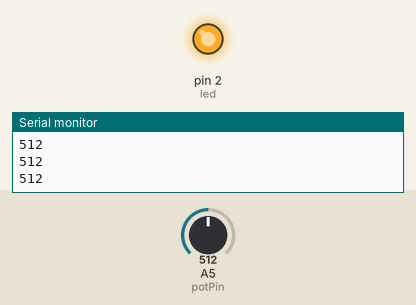
A sketch run on a simulated Arduino Uno, built with avr-gcc and run on an emulated ATmega328P. On the bench: output pins drawn as LEDs (lit = HIGH), the last lines printed to the serial monitor. The inputs (shaded band) are chosen by the test bench; at power-on: A5 (potPin) = 512.

Above: at 1.2 s.
1.3 s: A5 (potPin) set to 214
2.8 s: A5 (potPin) set to 190
At 4.0 s:
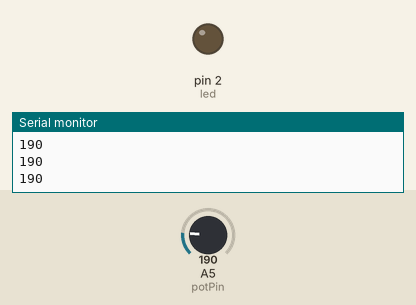
4.3 s: A5 (potPin) set to 210
At 5.1 s:
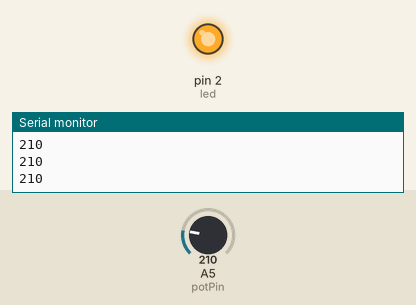
5.8 s: A5 (potPin) set to 122
At 6.3 s:
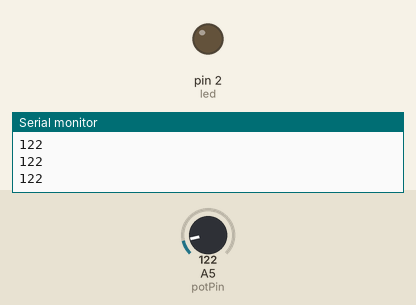
Timing chart, 0 to 8.3 s (numbered marks = the images above; inputs shaded):
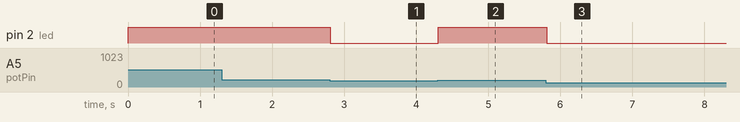

Measured:
- the behaviour switches between 200 and 199 on A5 (potPin) (found by bisection; images 0 and 1)
- after the input at 2.8 s, pin 2 (led): HIGH → LOW at once
- after the input at 4.3 s, pin 2 (led): LOW → HIGH at once
- after the input at 5.8 s, pin 2 (led): HIGH → LOW at once

The sketch:

rlama005_lab5_part4.ino
```cpp
// C++ code
//
enum States{Start, ON, OFF}state;
int potPin = A5;
int voltage;

int led = 2;


void Tick(){

  switch(state){
    case Start:
      state = OFF;
      break;

    case ON:
        if(voltage >= 200){
        digitalWrite(led, HIGH);
          state = ON;
      }
      else if (voltage < 200){
        digitalWrite(led, LOW);
        state = OFF;
        }
      break;

    case OFF:
     if(voltage < 200){
        digitalWrite(led, LOW);
        state = OFF;
    }
    else if(voltage >= 200){
      digitalWrite(led, HIGH);
      state = ON;
    }
    break;

    default:
    break;

  }
}


void setup(){

  pinMode(potPin, INPUT);
  pinMode(led, OUTPUT);
  Serial.begin(9600);

}

void loop()
{
  state = Start;

  while(1){
  voltage = analogRead(A5);
    Serial.println(voltage);
    Tick();
  }
}
```
